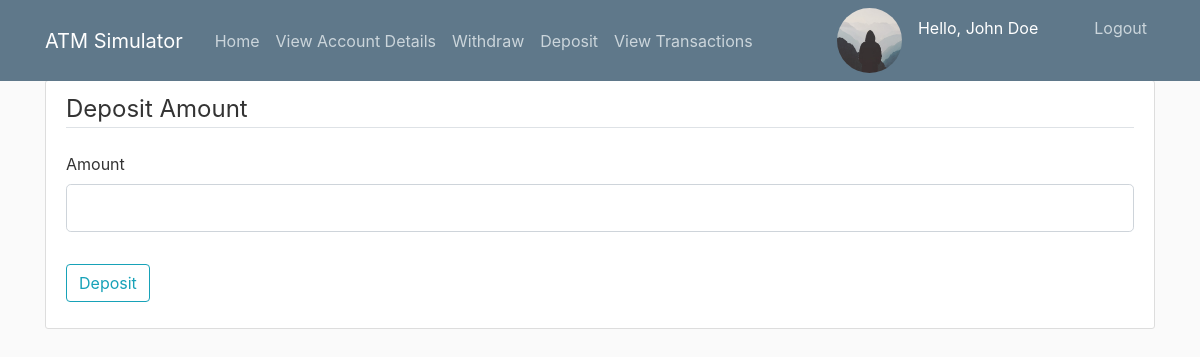
/deposit (signed in), run on the app's committed database.
### atm/models.py (models this page shows, shortened)
class User(db.Model, UserMixin):
    id = db.Column(db.Integer, primary_key = True)
    name = db.Column(db.String(50), nullable = False)
    account_number = db.Column(db.String(11), unique = True, nullable = False)
    account_balance = db.Column(db.Numeric(scale = 2), unique = True, nullable = False)
    profile_pic = db.Column(db.String(20), nullable = False, default = 'default.jpg')
    pin = db.Column(db.String(60), unique = True, nullable = False)
    type_acc = db.Column(db.String(7), nullable = False)
    transactions = db.relationship('Transaction', backref = 'user', lazy = True)

### atm/routes.py (the view, shortened to what this page needs)
@app.route("/deposit", methods = ["GET", "POST"])
@login_required
def deposit():
    form = DepositForm()
    return render_template('deposit.html', title='Deposit Amount',
                           form=form, legend='Deposit Amount')

### atm/forms.py
class DepositForm(FlaskForm):
    amount = DecimalField('Amount', validators=[DataRequired()])
    submit = SubmitField('Deposit')

### atm/models.py (called while the page is built)
@login_manager.user_loader
def load_user(user_id):
    return User.query.get(int(user_id))

### atm/templates/deposit.html (shortened to what this page needs)
{% extends "layout.html" %}
{% block content %}
<div class="content-section">
    <form method="POST" action="">
        <fieldset class="form-group">
            <legend class="border-bottom mb-4">{{ legend }}</legend>
            <div class="form-group">
                {{ form.amount.label(class="form-control-label") }}
                {% if form.amount.errors %}
                    {{ form.amount(class="form-control form-control-lg is-invalid") }}
                    <div class="invalid-feedback">
                        {% for error in form.amount.errors %}
                            <span>{{ error }}</span>
                        {% endfor %}
                    </div>
                {% else %}
                    {{ form.amount(class="form-control form-control-lg") }}
                {% endif %}
            </div>
        </fieldset>
        <div class="form-group">
            {{ form.submit(class="btn btn-outline-info") }}
        </div>
    </form>
</div>
{% endblock content %}

### atm/templates/layout.html (shortened to what this page needs)
<!DOCTYPE html>
<html lang="en">
<head>
    <link rel="stylesheet" href="https://cdn.jsdelivr.net/npm/bootstrap@4.4.1/dist/css/bootstrap.min.css">
    <link rel = "stylesheet" type = "text/css" href = "{{url_for('static', filename = 'main.css')}}">
</head>
<body>
    <header class="site-header">
        <nav class="navbar navbar-expand-md navbar-dark bg-steel fixed-top">
            <div class="container">
                <a class="navbar-brand mr-4" href="/">ATM Simulator</a>
                <div class="collapse navbar-collapse" id="navbarToggle">
                    <div class="navbar-nav mr-auto">
                        <a class="nav-item nav-link" href="{{ url_for('home') }}">Home</a>
                        {% if current_user.is_authenticated %}
                            <a class="nav-item nav-link" href="{{ url_for('account') }}">View Account Details</a>
                            <a class="nav-item nav-link" href="{{ url_for('withdraw') }}">Withdraw</a>
                            <a class="nav-item nav-link" href="{{ url_for('deposit') }}">Deposit</a>
                            <a class="nav-item nav-link" href="{{ url_for('view_transactions') }}">View Transactions</a>
                        {% endif %}
                    </div>
                    <div class="navbar-nav">
                        {% if current_user.is_authenticated %}
                            <div class = "mr-5 d-flex">
                                <img class = "rounded-circle profile-img" src = "{{url_for('static', filename = 'profile_pics/' + current_user.profile_pic)}}">
                                <p class = "mt-2 text-white">Hello, {{current_user.name}}</p>
                            </div>
                            <a class="nav-item nav-link" href="{{ url_for('logout') }}">Logout</a>
                        {% else %}
                            <a class="nav-item nav-link" href="{{ url_for('login') }}">Login</a>
                        {% endif %}
                    </div>
                </div>
            </div>
        </nav>
    </header>
    <div class = "container">
        {% block content %}{% endblock %}
    </div>
</body>
</html>

### atm/static/main.css (style rules this page uses)
body { background: #fafafa; color: #333333; margin-top: 5rem; }
.bg-steel { background-color: #5f788a; }
.site-header .navbar-nav .nav-link { color: #cbd5db; }
.content-section { background: #ffffff; padding: 10px 20px; border: 1px solid #dddddd; border-radius: 3px; margin-bottom: 20px; }
.profile-img { height: 65px; width: 65px; margin-right: 16px; }

### data on the page
User: profile_pic (picture), name "John Doe"

### other printed values
{{ legend }} "Deposit Amount"
